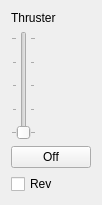
<?xml version="1.0" encoding="UTF-8"?>
<ui version="4.0">
 <class>Thruster</class>
 <widget class="QWidget" name="Thruster">
  <property name="geometry">
   <rect>
    <x>0</x>
    <y>0</y>
    <width>94</width>
    <height>205</height>
   </rect>
  </property>
  <property name="sizePolicy">
   <sizepolicy hsizetype="Ignored" vsizetype="Expanding">
    <horstretch>0</horstretch>
    <verstretch>0</verstretch>
   </sizepolicy>
  </property>
  <property name="windowTitle">
   <string>Form</string>
  </property>
  <layout class="QVBoxLayout" name="verticalLayout">
   <item>
    <widget class="QLabel" name="thrusterLabel">
     <property name="text">
      <string>Thruster</string>
     </property>
    </widget>
   </item>
   <item>
    <widget class="QSlider" name="thrusterSlider">
     <property name="maximum">
      <number>100</number>
     </property>
     <property name="pageStep">
      <number>25</number>
     </property>
     <property name="orientation">
      <enum>Qt::Vertical</enum>
     </property>
     <property name="tickPosition">
      <enum>QSlider::TicksBothSides</enum>
     </property>
     <property name="tickInterval">
      <number>25</number>
     </property>
    </widget>
   </item>
   <item>
    <layout class="QHBoxLayout" name="horizontalLayout">
     <item>
      <widget class="QPushButton" name="offButton">
       <property name="text">
        <string>Off</string>
       </property>
      </widget>
     </item>
     <item>
      <spacer name="horizontalSpacer">
       <property name="orientation">
        <enum>Qt::Horizontal</enum>
       </property>
       <property name="sizeHint" stdset="0">
        <size>
         <width>40</width>
         <height>20</height>
        </size>
       </property>
      </spacer>
     </item>
    </layout>
   </item>
   <item>
    <widget class="QCheckBox" name="reverseCheckbox">
     <property name="enabled">
      <bool>true</bool>
     </property>
     <property name="text">
      <string>Rev</string>
     </property>
    </widget>
   </item>
  </layout>
 </widget>
 <resources/>
 <connections/>
</ui>
